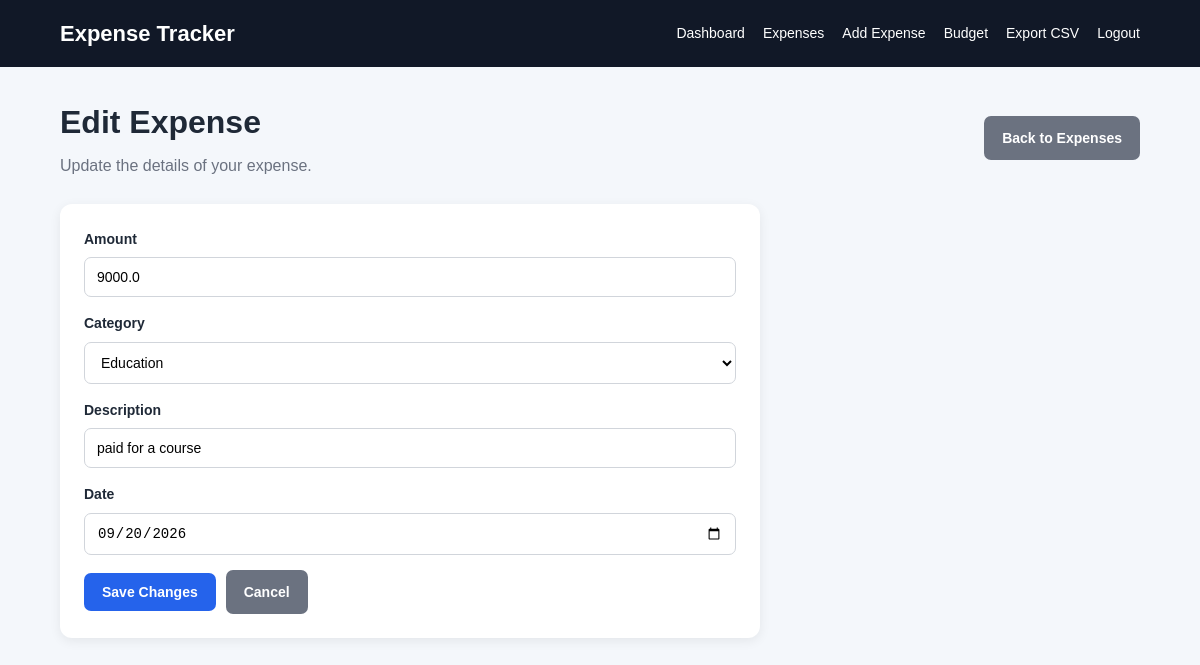
Page /expense/edit/3 (signed in) on the committed database.
### tables this page shows
CREATE TABLE expenses (
            id INTEGER PRIMARY KEY AUTOINCREMENT,
            user_id INTEGER NOT NULL,
            amount REAL NOT NULL,
            category TEXT NOT NULL,
            description TEXT NOT NULL,
            expense_date TEXT NOT NULL,
            created_at TEXT NOT NULL,
            FOREIGN KEY (user_id) REFERENCES users(id)
        );

### app.py (the view, shortened to what this page needs)
@app.route(
    "/expense/edit/<int:expense_id>",
    methods=["GET", "POST"]
)
def edit_expense(expense_id):
    if not login_required():
        return redirect(
            url_for("login")
        )
    user_id = session["user_id"]
    connection = get_db_connection()
    expense = connection.execute(
        """
        SELECT *
        FROM expenses
        WHERE id = ?
        AND user_id = ?
        """,
        (
            expense_id,
            user_id
        )
    ).fetchone()
    connection.close()
    return render_template(
        "edit_expense.html",
        expense=expense
    )

### app.py (called while the page is built)
def login_required():
    return "user_id" in session

### database.py (called while the page is built)
def get_db_connection():
    connection = sqlite3.connect(
        DATABASE
    )
    connection.row_factory = sqlite3.Row
    return connection

### templates/edit_expense.html (shortened to what this page needs)
{% extends "base.html" %}
{% block content %}
<div class="page-header">
    <div>
        <h1>Edit Expense</h1>
        <p class="muted">
            Update the details of your expense.
        </p>
    </div>
    <a
        href="{{ url_for('expenses') }}"
        class="button secondary"
    >
        Back to Expenses
    </a>
</div>
<div class="card form-card">
    <form method="POST">
        <div class="form-group">
            <label for="amount">
                Amount
            </label>
            <input
                type="number"
                id="amount"
                name="amount"
                step="0.01"
                min="0.01"
                value="{{ expense['amount'] }}"
                required
            >
        </div>
        <div class="form-group">
            <label for="category">
                Category
            </label>
            <select
                id="category"
                name="category"
                required
            >
                <option
                    value="Education"
                    {% if expense["category"] == "Education" %}selected{% endif %}
                >
                    Education
                </option>
            </select>
        </div>
        <div class="form-group">
            <label for="description">
                Description
            </label>
            <input
                type="text"
                id="description"
                name="description"
                value="{{ expense['description'] }}"
                maxlength="200"
                required
            >
        </div>
        <div class="form-group">
            <label for="expense_date">
                Date
            </label>
            <input
                type="date"
                id="expense_date"
                name="expense_date"
                value="{{ expense['expense_date'] }}"
                required
            >
        </div>
        <div class="form-actions">
            <button type="submit">
                Save Changes
            </button>
            <a
                href="{{ url_for('expenses') }}"
                class="button secondary"
            >
                Cancel
            </a>
        </div>
    </form>
</div>
{% endblock %}

### static/css/style.css (style rules this page uses)
* { box-sizing: border-box; margin: 0; padding: 0; }
body { font-family: Arial, Helvetica, sans-serif; background: #f4f7fb; color: #1f2937; line-height: 1.6; }
a { text-decoration: none; color: #2563eb; }
.page-header { display: flex; justify-content: space-between; align-items: center; gap: 20px; margin-bottom: 25px; flex-wrap: wrap; }
.page-header h1 { font-size: 32px; margin-bottom: 5px; }
.muted { color: #6b7280; }
button, .button { display: inline-block; border: none; background: #2563eb; color: white; padding: 11px 18px; border-radius: 7px; cursor: pointer; font-size: 14px; font-weight: 600; text-decoration: none; }
.button.secondary { background: #6b7280; }
.card, .auth-card, .stat-card { background: white; border-radius: 12px; padding: 24px; margin-bottom: 25px; box-shadow: 0 3px 12px rgba(0, 0, 0, 0.07); }
form { display: flex; flex-direction: column; gap: 15px; }
.form-group { display: flex; flex-direction: column; gap: 7px; }
label { font-weight: 600; font-size: 14px; }
input, select { width: 100%; padding: 11px 12px; border: 1px solid #d1d5db; border-radius: 7px; background: white; font-size: 14px; outline: none; }
.form-actions { display: flex; gap: 10px; align-items: center; flex-wrap: wrap; }
.form-card { max-width: 700px; }

### rows in the picture
expenses: amount "9000.0", category "Education", description "paid for a course", expense_date "09/20/2026"
